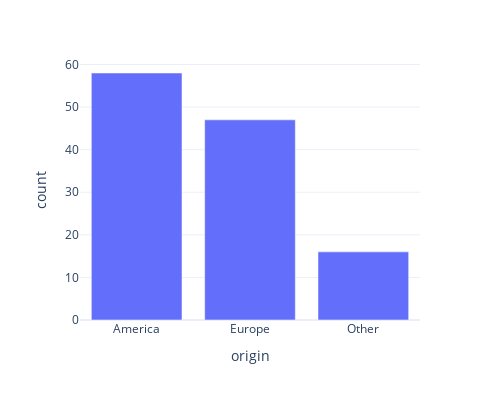

Notebook cell for this chart:
### Code cell
fig = px.bar(
    by_origin2, x = 'origin', y = 'count', 
    width = 500, height = 400,
    template = "plotly_white")
fig.show()

### Figure 1 — Plotly figure (JSON) as saved in the notebook; plotly's stock layout.template omitted (floating-point values rounded to 4 significant figures)
{"data": [{"alignmentgroup": "True", "hovertemplate": "origin=%{x}<br>count=%{y}<extra></extra>", "legendgroup": "", "marker": {"color": "#636efa", "pattern": {"shape": ""}}, "name": "", "offsetgroup": "", "orientation": "v", "showlegend": false, "textposition": "auto", "type": "bar", "x": ["America", "Europe", "Other"], "xaxis": "x", "y": [58, 47, 16], "yaxis": "y"}], "layout": {"barmode": "relative", "height": 400, "legend": {"tracegroupgap": 0}, "margin": {"t": 60}, "width": 500, "xaxis": {"anchor": "y", "domain": [0, 1], "title": {"text": "origin"}}, "yaxis": {"anchor": "x", "domain": [0, 1], "title": {"text": "count"}}}}
